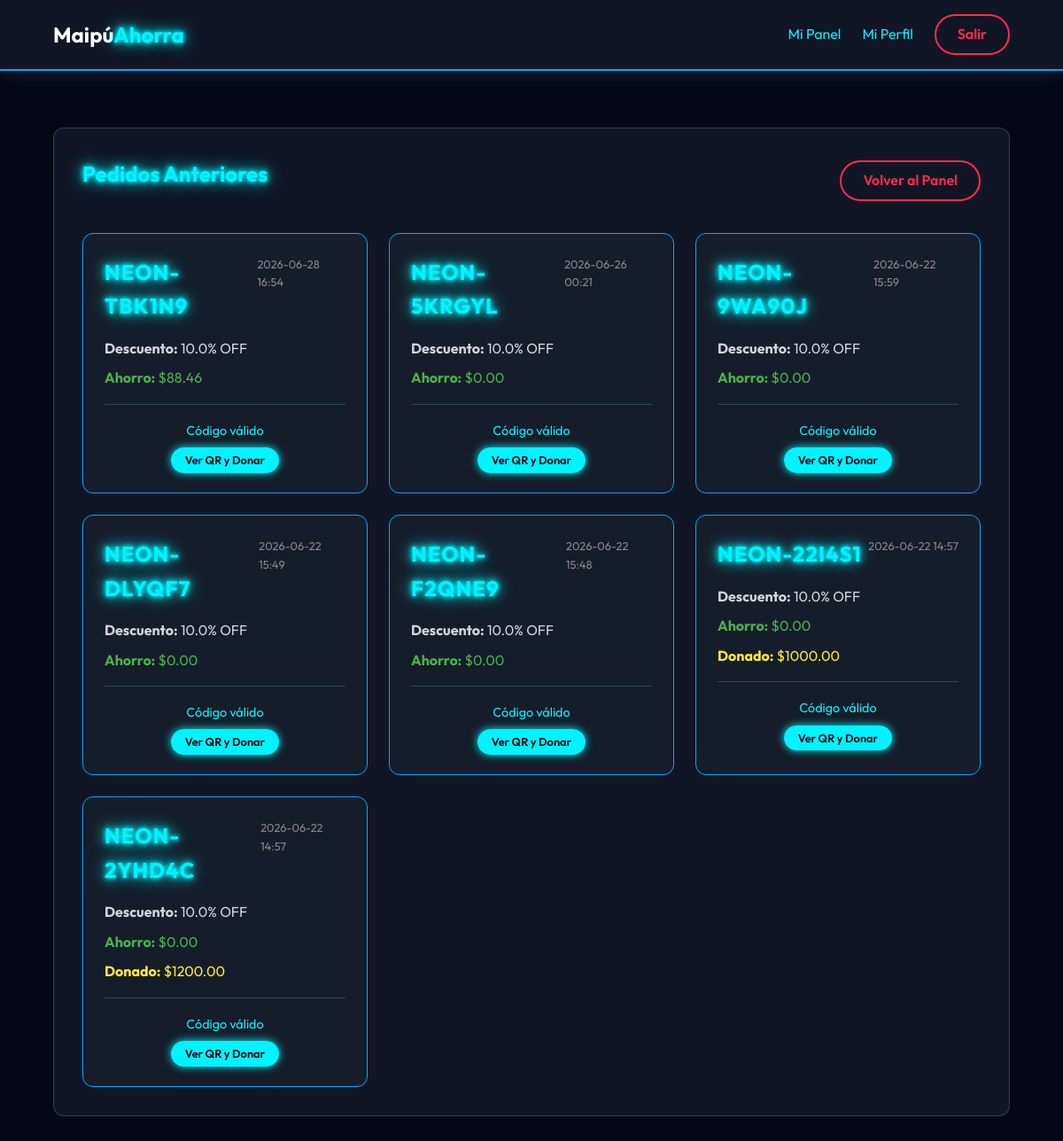
Screenshot of /client/orders (signed in) with the database file from the repository.
### models.py (models this page shows)
class DiscountCode(db.Model):
    id = db.Column(db.Integer, primary_key=True)
    code = db.Column(db.String(20), unique=True, nullable=False)
    user_id = db.Column(db.Integer, db.ForeignKey('user.id'), nullable=False)
    list_id = db.Column(db.Integer, db.ForeignKey('shopping_list.id'), nullable=False)
    market_id = db.Column(db.Integer, db.ForeignKey('market.id'), nullable=True)
    discount_percentage = db.Column(db.Float, default=5.0)
    created_at = db.Column(db.DateTime, default=datetime.utcnow)
    used = db.Column(db.Boolean, default=False)
    savings_amount = db.Column(db.Float, default=0.0)
    donation_amount = db.Column(db.Float, default=0.0)
    total_amount = db.Column(db.Float, default=0.0)

### app.py (the view)
    @app.route('/client/orders')
    @login_required
    def client_orders():
        from flask import render_template, redirect, url_for
        if current_user.role != 'client':
            return redirect(url_for('index'))
        from models import DiscountCode
        discount_codes = DiscountCode.query.filter_by(user_id=current_user.id).order_by(DiscountCode.created_at.desc()).all()
        return render_template('cliente_pedidos.html', discount_codes=discount_codes)

### templates/cliente_pedidos.html (shortened to what this page needs)
{% extends "base.html" %}
{% block content %}
<div class="card fade-in" style="margin-top: 2rem;">
    <div style="display: flex; justify-content: space-between; align-items: center; margin-bottom: 2rem;">
        <h2 class="neon-text">Pedidos Anteriores</h2>
        <a href="{{ url_for('client_home') }}" class="btn-outline">Volver al Panel</a>
    </div>
    {% if discount_codes %}
    <div style="display: grid; grid-template-columns: repeat(auto-fill, minmax(300px, 1fr)); gap: 1.5rem;">
        {% for code in discount_codes %}
        <div class="card" style="padding: 1.5rem; background: rgba(31, 40, 51, 0.4); border-color: var(--neon-blue-dark);">
            <div style="display: flex; justify-content: space-between; align-items: flex-start; margin-bottom: 1rem;">
                <h3 class="neon-text" style="letter-spacing: 1px; font-size: 1.5rem; margin: 0;">{{ code.code }}</h3>
                <span style="font-size: 0.8rem; color: #888;">{{ code.created_at.strftime('%Y-%m-%d %H:%M') }}</span>
            </div>
            <div style="margin-bottom: 1rem;">
                <p style="margin-bottom: 0.5rem;"><strong>Descuento:</strong> {{ code.discount_percentage }}% OFF</p>
                <p style="margin-bottom: 0.5rem; color: #4CAF50;"><strong>Ahorro:</strong> ${{ "%.2f"|format(code.savings_amount) }}</p>
                {% if code.donation_amount > 0 %}
                <p style="margin-bottom: 0.5rem; color: #ffeb3b;"><strong>Donado:</strong> ${{ "%.2f"|format(code.donation_amount) }}</p>
                {% endif %}
            </div>
            <div style="text-align: center; border-top: 1px solid rgba(102, 252, 241, 0.2); padding-top: 1rem;">
                {% if code.used %}
                <span style="color: #ff6b6b; font-size: 0.9rem;">Código ya utilizado</span>
                {% else %}
                <span style="color: var(--neon-blue); font-size: 0.9rem;">Código válido</span>
                <div style="margin-top: 0.5rem;">
                    <a href="{{ url_for('client_view_code', code_id=code.id) }}" class="btn-primary" style="font-size: 0.8rem; padding: 0.4rem 1rem; text-decoration: none;">Ver QR y Donar</a>
                </div>
                {% endif %}
            </div>
        </div>
        {% endfor %}
    </div>
    {% endif %}
</div>
{% endblock %}

### static/styles.css (style rules this page uses)
:root { --bg-color: #050814; --card-bg: #111625; --neon-blue: #00f3ff; --neon-blue-dark: #00a8ff; --neon-pink: #ff2a4b; --neon-pink-dark: #cc1d38; --text-primary: #d1d5db; --text-light: #ffffff; --font-main: 'Outfit', sans-serif; }
* { margin: 0; padding: 0; box-sizing: border-box; }
body { background-color: var(--bg-color); color: var(--text-primary); font-family: var(--font-main); line-height: 1.6; min-height: 100vh; display: flex; flex-direction: column; }
.neon-text { color: var(--neon-blue); text-shadow: 0 0 5px var(--neon-blue), 0 0 10px var(--neon-blue), 0 0 20px var(--neon-blue); }
h1, h2, h3, h4 { color: var(--text-light); margin-bottom: 1rem; }
a { text-decoration: none; color: var(--neon-blue); transition: all 0.3s ease; }
.btn-primary, .btn-outline { padding: 0.5rem 1.5rem; border-radius: 25px; font-weight: 600; cursor: pointer; transition: all 0.3s ease; border: none; font-family: var(--font-main); font-size: 1rem; }
.btn-primary { background-color: var(--neon-blue); color: var(--bg-color); box-shadow: 0 0 10px var(--neon-blue); }
.btn-outline { background-color: transparent; border: 2px solid var(--neon-pink); color: var(--neon-pink); }
.card { background-color: var(--card-bg); border-radius: 12px; padding: 2rem; border: 1px solid rgba(102, 252, 241, 0.2); transition: transform 0.3s ease, box-shadow 0.3s ease; }
.fade-in { animation: fadeIn 0.5s ease-out; }

### rows the page displays
DiscountCode: code "NEON-TBK1N9", created_at "2026-06-28 16:54", discount_percentage "10.0", savings_amount "88.46"
DiscountCode: code "NEON-5KRGYL", created_at "2026-06-26 00:21", discount_percentage "10.0", savings_amount "0.00"
DiscountCode: code "NEON-9WA90J", created_at "2026-06-22 15:59", discount_percentage "10.0", savings_amount "0.00"
DiscountCode: code "NEON-DLYQF7", created_at "2026-06-22 15:49", discount_percentage "10.0", savings_amount "0.00"
DiscountCode: code "NEON-F2QNE9", created_at "2026-06-22 15:48", discount_percentage "10.0", savings_amount "0.00"
DiscountCode: code "NEON-22I4S1", created_at "2026-06-22 14:57", discount_percentage "10.0", savings_amount "0.00", donation_amount "1000.00"
DiscountCode: code "NEON-2YHD4C", created_at "2026-06-22 14:57", discount_percentage "10.0", savings_amount "0.00", donation_amount "1200.00"
